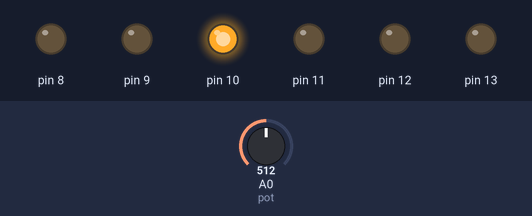
Bench run of a sketch on a simulated Arduino Uno, built with avr-gcc and run on an emulated ATmega328P. On the bench: output pins drawn as LEDs (lit = HIGH). The test bench sets the inputs (shaded band); at power-on: A0 (pot) = 512.

Above: at 1.3 s.
1.4 s: A0 (pot) set to 0
At 1.9 s:
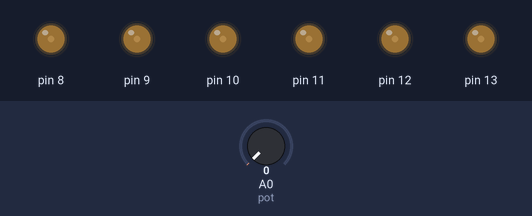
3.0 s: A0 (pot) set to 122
At 3.18 s:
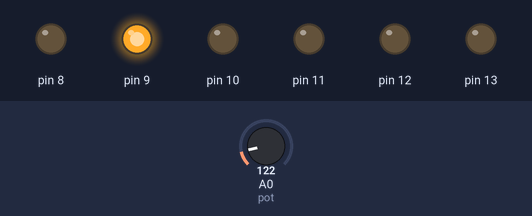
6.1 s: A0 (pot) set to 1023
At 7.5 s:
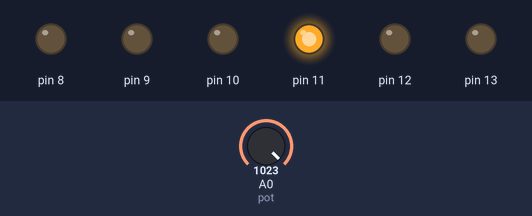
7.6 s: A0 (pot) set to 836
At 10.5 s:
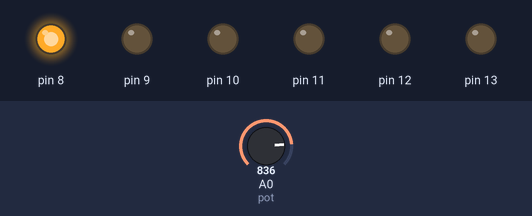
10.7 s: A0 (pot) set to 809
At 12.7 s:
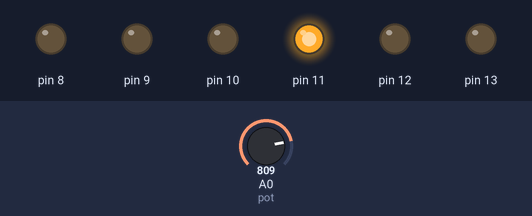
Timing chart, 0 to 13.2 s (numbered marks = the images above; inputs shaded):
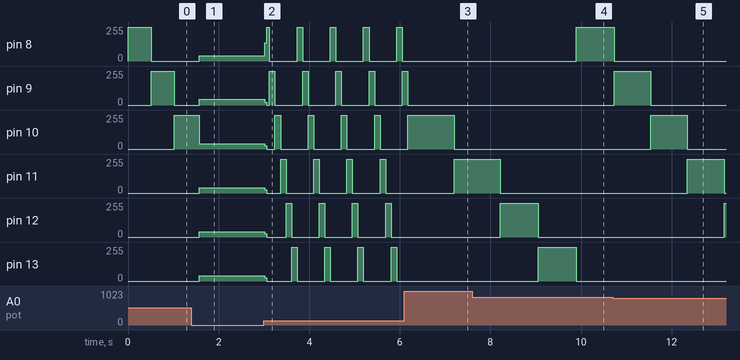

Measured:
- the behaviour switches between 827 and 826 on A0 (pot) (found by bisection; images 4 and 5)
- after the input at 1.4 s, pin 8, pin 13: 0/255 → 41/255 after 0.18 s; pin 9: 0/255 → 42/255 after 0.18 s; pin 10: 255/255 → 41/255 after 0.18 s
- after the input at 3.0 s, pin 8: 41/255 → 137/255 at once, then moves between 0/255 and 255/255, repeating every 0.73 s; pin 13: 41/255 → 23/255 at once, then repeats every 0.67 s: 0/255 0.55 s, 255/255 0.12 s
- after the input at 6.1 s, pin 8, pin 12, pin 13: stops changing and stays 0/255; pin 9: goes on until 6.2 s, then stays 0/255
- after the input at 7.6 s, pin 8: 0/255 → 255/255 after 2.3 s instead of 2.7 s
- after the input at 10.7 s, pin 11: 0/255 → 255/255 after 1.6 s instead of 1.7 s; pin 12: 0/255 → 255/255 after 2.5 s

The sketch:

_06_SEQUENCIAL_AJUSTAVEL.ino
```cpp
/*
  Workshop do Embarcados no Arduino Day 2015
  Fabio Souza
  Igor Tavares

  Exemplo 6 - Sequencial ajsutavel
  acende segmentos externos em sentido horario com intervalo definido no potenciometro
  segmentos
 */

const int PRIMEIRO = 8; // constante para o segmento A
const int ULTIMO = 13;  // constante para o segmento F

const int pot = A0;     //constante para o potenciometro

// configurações
void setup() {
  for (int i=PRIMEIRO; i<=ULTIMO; i++) { //varre pino i
    pinMode(i, OUTPUT);                  //configura como saida
  }
}

// loop principal
void loop() {
  for (int i=PRIMEIRO; i<=ULTIMO; i++) { //varre pino i
    digitalWrite(i, HIGH);               //liga segmento i
    delay(analogRead(pot));               //aguarda tempo ajustado no potenciometro
    digitalWrite(i, LOW);                //desliga segmento i
  }
}
```
